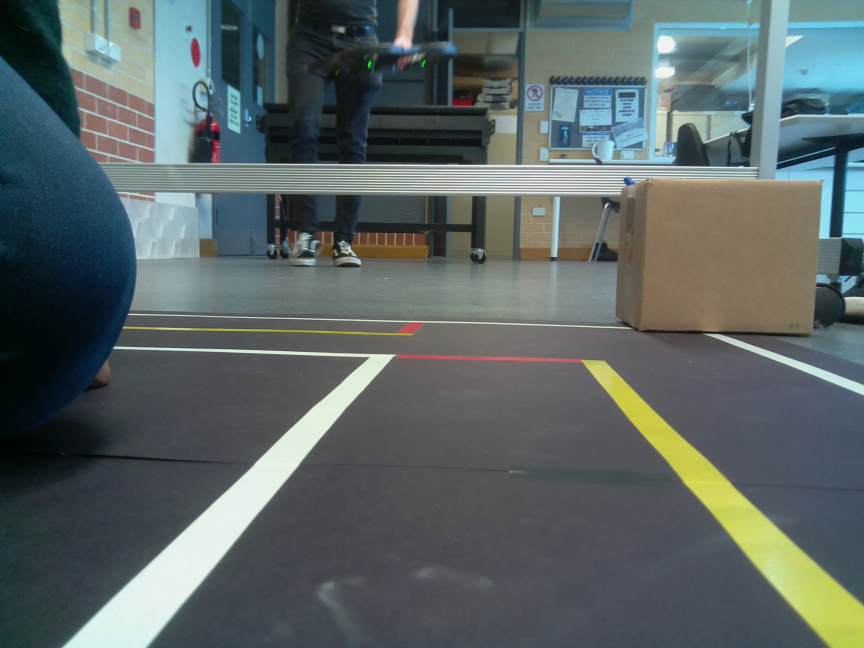
#> input picture lane_follow/images/2017-05-19_120257.jpg, 2592 x 1944 px (shown at 1/3 size)
$ python lane_follow.py   (Python 2 division)
#> lines starting #> are read from the running program, lines starting #| are printed output that depends on the picture
# Lane detection using OpenCV
# Author: Martin Abeleda
# Date: 19/05/2017
import cv2
import numpy as np
import matplotlib.pyplot as plt

from datetime import datetime
from lane_detect import lane_detect

startTime = datetime.now()

# Read image in color
#img = cv2.imread('images/2017-05-19_120235.jpg', cv2.IMREAD_COLOR)
#img = cv2.imread('images/2017-05-19_120326.jpg', cv2.IMREAD_COLOR)
#img = cv2.imread('images/2017-05-19_120425.jpg', cv2.IMREAD_COLOR)
img = cv2.imread('images/2017-05-19_120257.jpg', cv2.IMREAD_COLOR)
#> img is the input picture: shape (1944, 2592, 3); mean B, G, R 101.1, 101.6, 90.8
# [5 lines of commented-out code are left out]
img = cv2.resize(img, (800, 600))
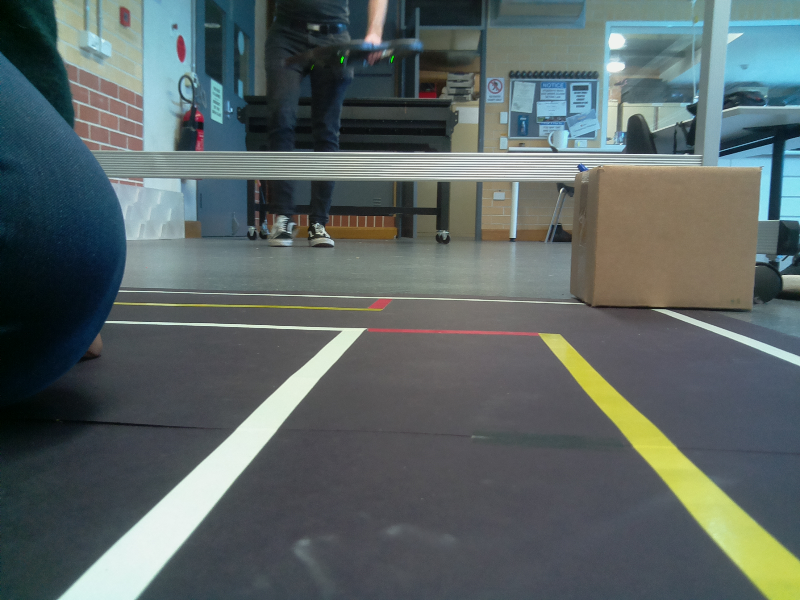
#> img: shape (600, 800, 3); mean B, G, R 101, 101.5, 90.7

#hitom
# Detect lanes and draw on `img`
#> (the run stopped early here; a loop or call above may not have finished)

$ run again, with lane_follow/images/2017-05-19_120235.jpg copied over lane_follow/images/2017-05-19_120257.jpg
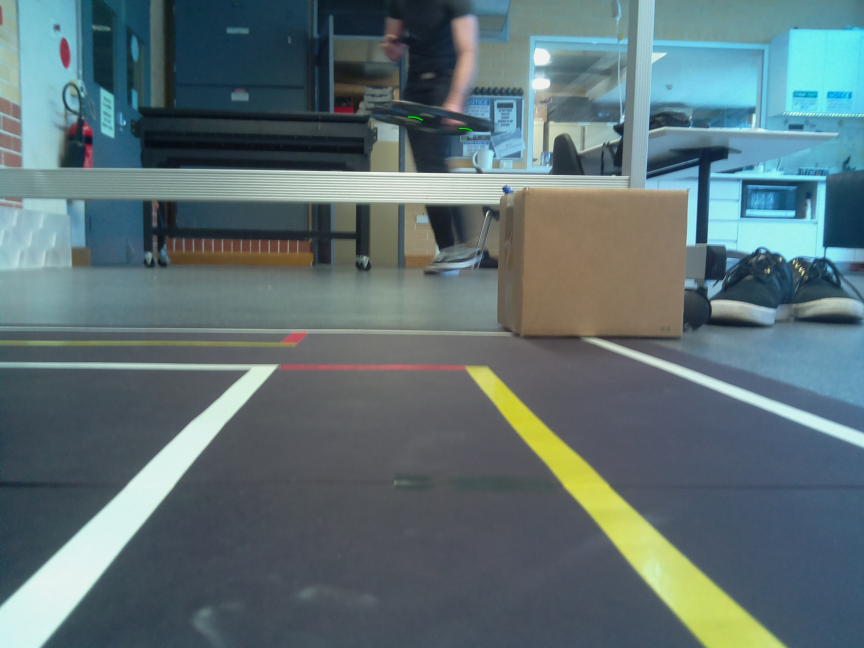
#> input picture lane_follow/images/2017-05-19_120235.jpg, 2592 x 1944 px (shown at 1/3 size)
#> img is the input picture: shape (1944, 2592, 3); mean B, G, R 116.5, 113.1, 93.7
#> `img = cv2.resize(img, (800, 600))`:
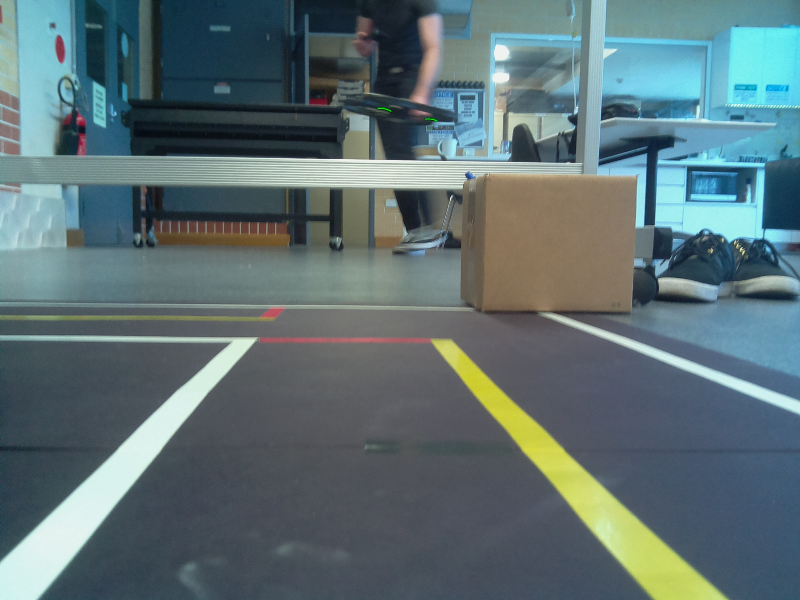
#> img: shape (600, 800, 3); mean B, G, R 116.4, 112.9, 93.5

$ run again, with lane_follow/images/2017-05-19_120326.jpg copied over lane_follow/images/2017-05-19_120257.jpg
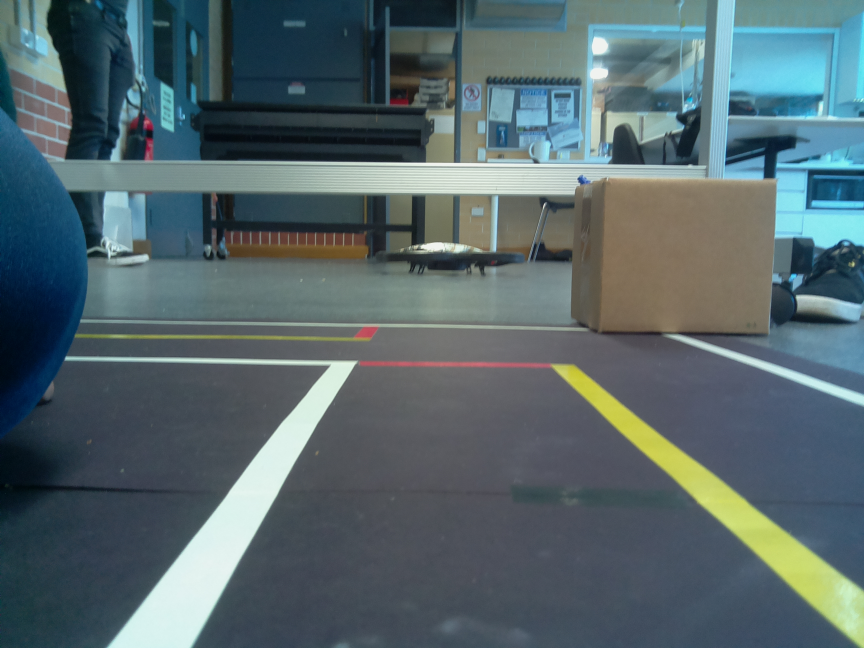
#> input picture lane_follow/images/2017-05-19_120326.jpg, 2592 x 1944 px (shown at 1/3 size)
#> img is the input picture: shape (1944, 2592, 3); mean B, G, R 108.2, 103.5, 85.7
#> `img = cv2.resize(img, (800, 600))`:
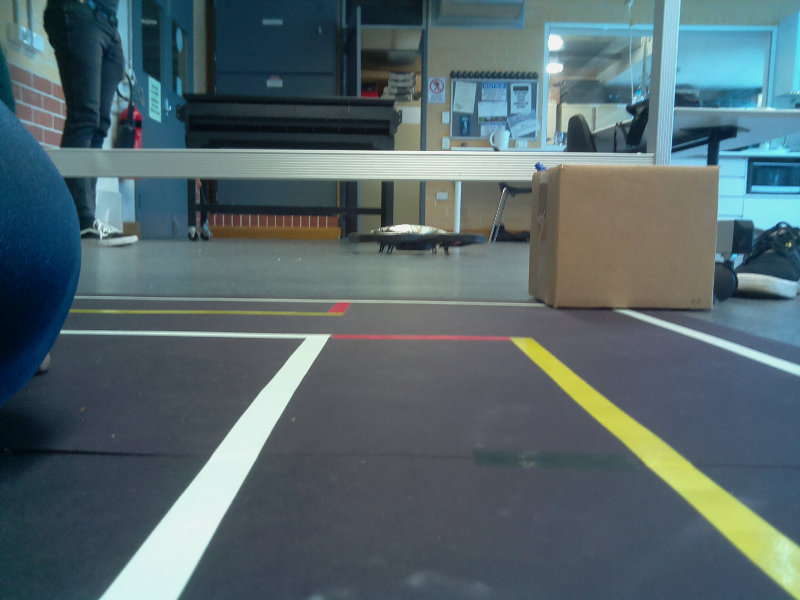
#> img: shape (600, 800, 3); mean B, G, R 108.1, 103.4, 85.6

$ run again, with lane_follow/images/2017-05-19_120425.jpg copied over lane_follow/images/2017-05-19_120257.jpg
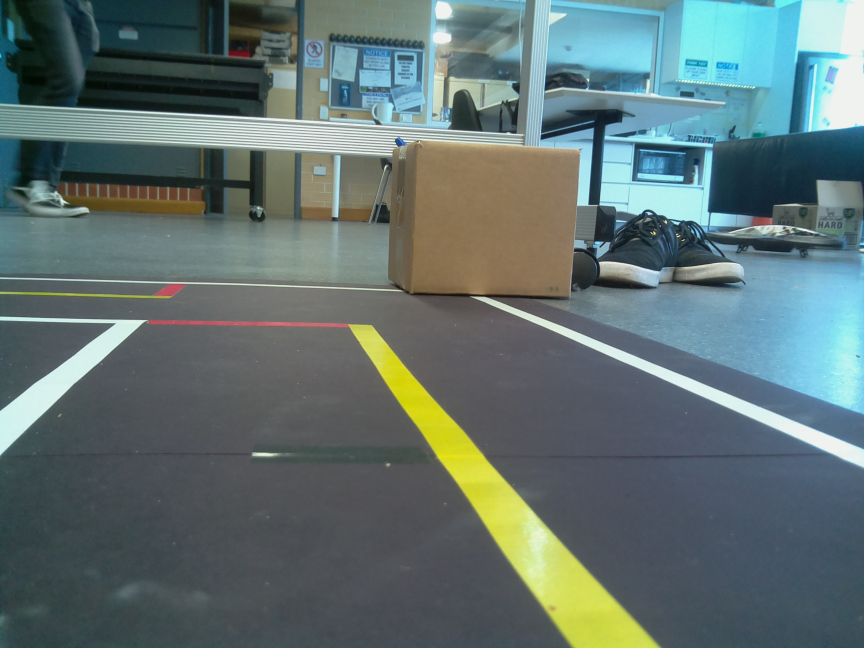
#> input picture lane_follow/images/2017-05-19_120425.jpg, 2592 x 1944 px (shown at 1/3 size)
#> img is the input picture: shape (1944, 2592, 3); mean B, G, R 113.5, 114.5, 97
#> `img = cv2.resize(img, (800, 600))`:
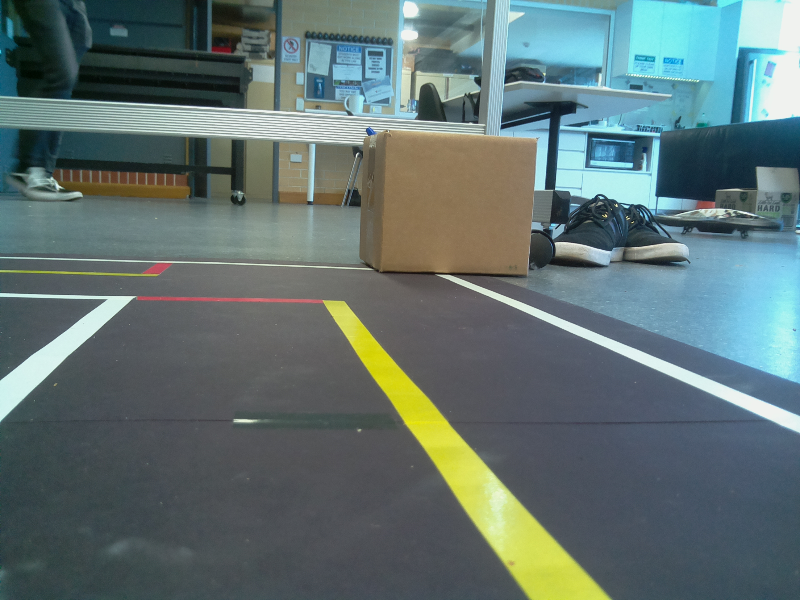
#> img: shape (600, 800, 3); mean B, G, R 113.4, 114.4, 96.9
